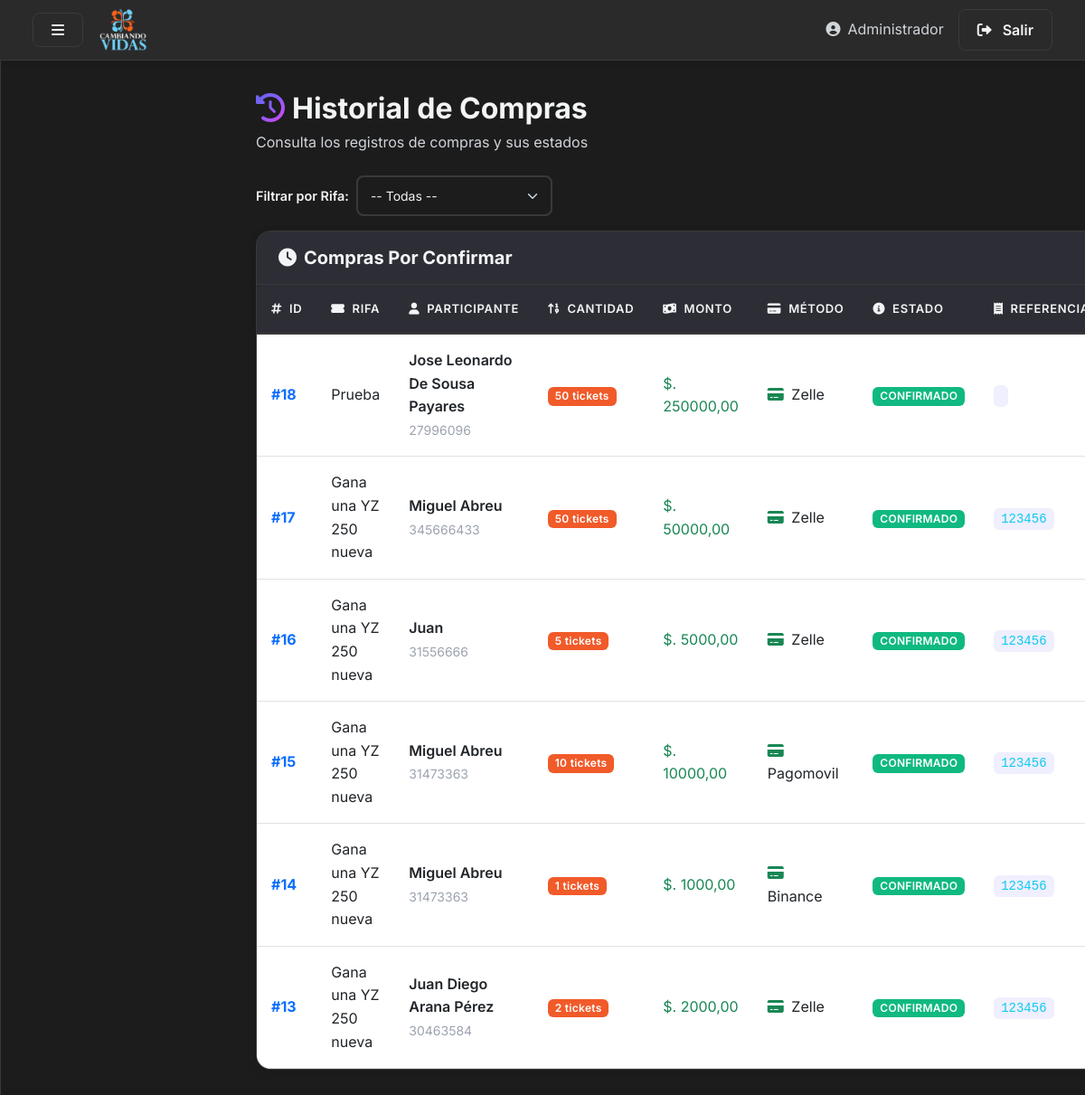
Before: /app2/historial-compras/ (signed in) with the older database file.
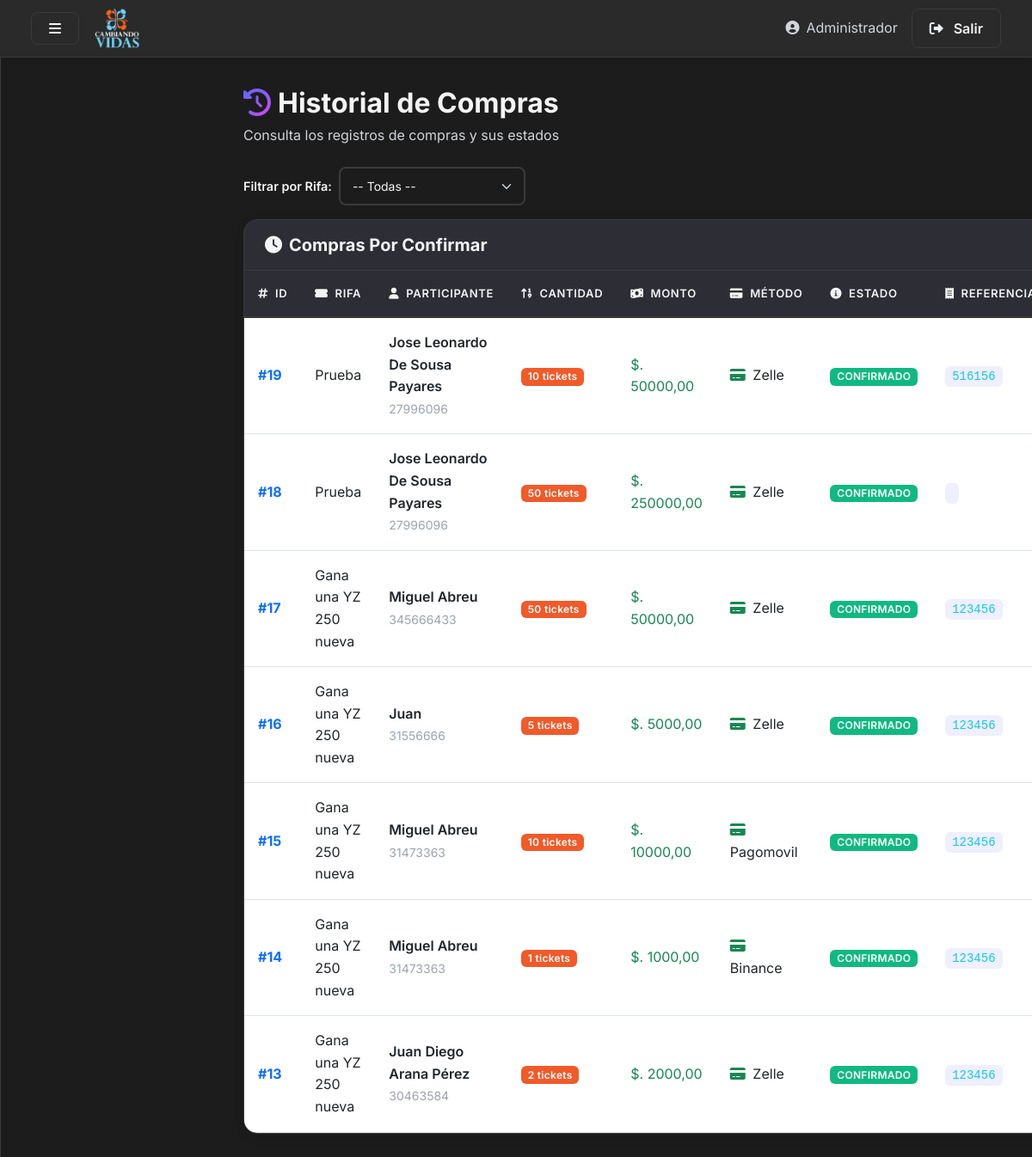
After: the same page with the newer database file.
### app1/models.py (models this page shows, shortened)
class Compra(models.Model):
    ESTADO_CHOICES = [
        ('PENDIENTE', 'Pendiente'),
        ('CONFIRMADO', 'Confirmado'),
        ('RECHAZADO', 'Rechazado'),
    ]
    rifa = models.ForeignKey(Rifa, related_name='compras', on_delete=models.CASCADE)
    participante = models.ForeignKey(Participante, related_name='compras', on_delete=models.CASCADE)
    cantidad = models.PositiveIntegerField()
    monto = models.DecimalField(max_digits=12, decimal_places=2, default=0)
    metodo_pago = models.CharField(max_length=100, blank=True)
    comprobante = models.ImageField(upload_to='comprobantes/', blank=True, null=True)
    referencia = models.CharField(max_length=200, blank=True)
    estado = models.CharField(max_length=20, choices=ESTADO_CHOICES, default='PENDIENTE')
    creado_en = models.DateTimeField(auto_now_add=True)
    @property
    def badge_class(self):
        if self.estado == 'CONFIRMADO':
            return 'success'
        if self.estado == 'PENDIENTE':
            return 'warning'
        return 'danger'

class Rifa(models.Model):
    titulo = models.CharField(max_length=200)
    descripcion = models.TextField(blank=True)
    fecha_sorteo = models.DateField()
    total_tickets = models.PositiveIntegerField(default=100)
    precio = models.DecimalField(max_digits=10, decimal_places=2, default=0)
    winner_ticket = models.ForeignKey('Ticket', null=True, blank=True, on_delete=models.SET_NULL, related_name='won_rifa')
    class Meta:
        ordering = ['-fecha_sorteo', 'titulo']

class Participante(models.Model):
    identificacion = models.CharField(max_length=30, primary_key=True)
    nombre = models.CharField(max_length=200)
    email = models.EmailField(blank=True)
    telefono = models.CharField(max_length=30, blank=True)

### app2/views.py (the view)
# urls.py: path('historial-compras/', views.historial_compras, name='historial_compras'),
def historial_compras(request):
    user_id = request.session.get('user_admin_id')
    if not user_id:
        messages.error(request, 'Debe iniciar sesión primero')
        return redirect('login')
    selected_rifa = request.GET.get('rifa_id')
    historial = admin_crud.obtener_historial_compras(rifa_id=selected_rifa)
    rifas = admin_crud.obtener_rifas()
    return render(request, 'historial_compras.html', {'compras': historial, 'rifas': rifas, 'selected_rifa': selected_rifa})

### app2/crud.py (called while the page is built)
def obtener_rifas():
    return Rifa.objects.all().prefetch_related('images')

def obtener_historial_compras(rifa_id=None):
    qs = Compra.objects.all().select_related('rifa', 'participante').order_by('-creado_en')
    if rifa_id:
        try:
            qs = qs.filter(rifa_id=int(rifa_id))
        except (ValueError, TypeError):
            pass
    return qs

### app2/templates/historial_compras.html (shortened to what the changed rows need)
{% load static %}
<!DOCTYPE html>
<html lang="es">
<head>
    <link href="https://cdn.jsdelivr.net/npm/bootstrap@5.3.0/dist/css/bootstrap.min.css" rel="stylesheet">
    <link rel="stylesheet" href="https://cdnjs.cloudflare.com/ajax/libs/font-awesome/6.0.0/css/all.min.css">
    <link rel="stylesheet" href="{% static 'css/paneles-style.css' %}">
</head>
<body>
    <div class="d-flex" id="wrapper" style="min-height:100vh;">
      <div class="flex-grow-1" id="page-content-wrapper">
        <div class="mb-4">
      <h2 class="mb-1">
        <i class="fas fa-history me-2 text-gradient"></i>Historial de Compras
      </h2>
        </div>
        <div class="card">
          <div class="card-body p-0">
            {% if compras %}
            <div class="table-responsive">
                <table class="table table-hover mb-0">
                  <thead>
                    <tr>
                      <th><i class="fas fa-hashtag me-2"></i>ID</th>
                      <th><i class="fas fa-ticket-alt me-2"></i>Rifa</th>
                      <th><i class="fas fa-user me-2"></i>Participante</th>
                      <th><i class="fas fa-sort-numeric-up me-2"></i>Cantidad</th>
                      <th><i class="fas fa-money-bill-wave me-2"></i>Monto</th>
                      <th><i class="fas fa-credit-card me-2"></i>Método</th>
                      <th><i class="fas fa-info-circle me-2"></i>Estado</th>
                      <th><i class="fas fa-receipt me-2"></i>Referencia</th>
                    </tr>
                  </thead>
                  <tbody>
                    {% for c in compras %}
                    <tr>
                      <td class="fw-bold text-primary">#{{ c.id }}</td>
                      <td>{{ c.rifa.titulo }}</td>
                      <td>
                        <div>
                            <div class="fw-semibold">{{ c.participante.nombre }}</div>
                            <small class="text-muted">{{ c.participante.identificacion }}</small>
                        </div>
                      </td>
                      <td>
                        <span class="badge bg-primary">{{ c.cantidad }} tickets</span>
                      </td>
                      <td>
                        <span class="text-success">$. {{ c.monto|floatformat:2 }}</span>
                      </td>
                      <td>
                        <i class="fas fa-credit-card me-1 text-success"></i>
                        {{ c.metodo_pago }}
                      </td>
                      <td>
                        <span class="badge bg-{{ c.badge_class }}">{{ c.estado }}</span>
                      </td>
                      <td>
                        <code class="text-info">{{ c.referencia }}</code>
                      </td>
                    </tr>
                    {% endfor %}
                  </tbody>
                </table>
            </div>
            {% else %}
            <div class="text-center py-5">
                <i class="fas fa-check-circle fa-3x text-success mb-3 d-block"></i>
                <h5 class="text-muted">No hay compras pendientes</h5>
                <p class="text-secondary mb-0">Todas las compras han sido procesadas</p>
            </div>
            {% endif %}
          </div>
        </div>
      </div>
    </div>
</body>
</html>

Changed rows visible on the page:
added Compra: id "19", rifa.titulo "Prueba", participante.nombre "Jose Leonardo De Sousa Payares", participante.identificacion "27996096", cantidad "10", monto "50000,00", metodo_pago "Zelle", estado "CONFIRMADO", referencia "516156"
